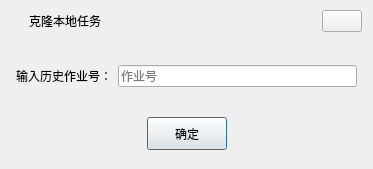
<?xml version="1.0" encoding="UTF-8"?>
<ui version="4.0">
 <class>ParameterCustomClass</class>
 <widget class="QWidget" name="ParameterCustomClass">
  <property name="geometry">
   <rect>
    <x>0</x>
    <y>0</y>
    <width>373</width>
    <height>169</height>
   </rect>
  </property>
  <property name="font">
   <font>
    <family>Arial</family>
   </font>
  </property>
  <property name="windowTitle">
   <string>克隆本地任务</string>
  </property>
  <property name="windowIcon">
   <iconset resource="../../../themes/green/green.qrc">
    <normaloff>:/images/main.ico</normaloff>:/images/main.ico</iconset>
  </property>
  <property name="styleSheet">
   <string notr="true"/>
  </property>
  <layout class="QVBoxLayout" name="verticalLayout_2">
   <property name="spacing">
    <number>0</number>
   </property>
   <property name="leftMargin">
    <number>0</number>
   </property>
   <property name="topMargin">
    <number>0</number>
   </property>
   <property name="rightMargin">
    <number>0</number>
   </property>
   <property name="bottomMargin">
    <number>0</number>
   </property>
   <item>
    <widget class="QWidget" name="widgetMain" native="true">
     <layout class="QVBoxLayout" name="verticalLayout">
      <property name="spacing">
       <number>0</number>
      </property>
      <property name="leftMargin">
       <number>1</number>
      </property>
      <property name="topMargin">
       <number>1</number>
      </property>
      <property name="rightMargin">
       <number>1</number>
      </property>
      <property name="bottomMargin">
       <number>1</number>
      </property>
      <item>
       <widget class="QWidget" name="widgetTitle" native="true">
        <property name="minimumSize">
         <size>
          <width>0</width>
          <height>33</height>
         </size>
        </property>
        <property name="maximumSize">
         <size>
          <width>16777215</width>
          <height>40</height>
         </size>
        </property>
        <layout class="QHBoxLayout" name="horizontalLayout">
         <property name="spacing">
          <number>6</number>
         </property>
         <property name="leftMargin">
          <number>10</number>
         </property>
         <property name="topMargin">
          <number>0</number>
         </property>
         <property name="rightMargin">
          <number>10</number>
         </property>
         <property name="bottomMargin">
          <number>0</number>
         </property>
         <item>
          <widget class="QLabel" name="label_logo">
           <property name="sizePolicy">
            <sizepolicy hsizetype="Fixed" vsizetype="Fixed">
             <horstretch>0</horstretch>
             <verstretch>0</verstretch>
            </sizepolicy>
           </property>
           <property name="minimumSize">
            <size>
             <width>0</width>
             <height>33</height>
            </size>
           </property>
           <property name="text">
            <string/>
           </property>
           <property name="pixmap">
            <pixmap resource="../../../themes/green/green.qrc">:/images/renderbus_icon.png</pixmap>
           </property>
           <property name="scaledContents">
            <bool>false</bool>
           </property>
           <property name="indent">
            <number>-1</number>
           </property>
          </widget>
         </item>
         <item>
          <widget class="QLabel" name="label_2">
           <property name="text">
            <string>克隆本地任务</string>
           </property>
           <property name="indent">
            <number>5</number>
           </property>
          </widget>
         </item>
         <item>
          <spacer name="horizontalSpacer">
           <property name="orientation">
            <enum>Qt::Horizontal</enum>
           </property>
           <property name="sizeHint" stdset="0">
            <size>
             <width>40</width>
             <height>14</height>
            </size>
           </property>
          </spacer>
         </item>
         <item>
          <widget class="QPushButton" name="btnClose">
           <property name="focusPolicy">
            <enum>Qt::NoFocus</enum>
           </property>
           <property name="toolTip">
            <string>关闭</string>
           </property>
           <property name="text">
            <string/>
           </property>
          </widget>
         </item>
        </layout>
       </widget>
      </item>
      <item>
       <widget class="QWidget" name="widgetBody" native="true">
        <layout class="QVBoxLayout" name="widgetBody1">
         <property name="leftMargin">
          <number>9</number>
         </property>
         <property name="topMargin">
          <number>9</number>
         </property>
         <property name="rightMargin">
          <number>9</number>
         </property>
         <property name="bottomMargin">
          <number>9</number>
         </property>
         <item>
          <widget class="QWidget" name="widget" native="true">
           <layout class="QHBoxLayout" name="horizontalLayout_6">
            <property name="leftMargin">
             <number>6</number>
            </property>
            <property name="topMargin">
             <number>6</number>
            </property>
            <property name="rightMargin">
             <number>6</number>
            </property>
            <property name="bottomMargin">
             <number>6</number>
            </property>
            <item>
             <widget class="QLabel" name="label">
              <property name="text">
               <string>输入历史作业号：</string>
              </property>
             </widget>
            </item>
            <item>
             <widget class="QLineEdit" name="lineEdit">
              <property name="inputMask">
               <string/>
              </property>
              <property name="text">
               <string notr="true"/>
              </property>
              <property name="maxLength">
               <number>20</number>
              </property>
              <property name="placeholderText">
               <string>作业号</string>
              </property>
             </widget>
            </item>
           </layout>
          </widget>
         </item>
         <item>
          <widget class="QWidget" name="widget_ok" native="true">
           <layout class="QHBoxLayout" name="horizontalLayout_3">
            <property name="leftMargin">
             <number>9</number>
            </property>
            <property name="rightMargin">
             <number>9</number>
            </property>
            <item>
             <spacer name="horizontalSpacer_2">
              <property name="orientation">
               <enum>Qt::Horizontal</enum>
              </property>
              <property name="sizeType">
               <enum>QSizePolicy::Expanding</enum>
              </property>
              <property name="sizeHint" stdset="0">
               <size>
                <width>40</width>
                <height>20</height>
               </size>
              </property>
             </spacer>
            </item>
            <item>
             <widget class="QPushButton" name="btnOk">
              <property name="sizePolicy">
               <sizepolicy hsizetype="Preferred" vsizetype="Preferred">
                <horstretch>0</horstretch>
                <verstretch>0</verstretch>
               </sizepolicy>
              </property>
              <property name="text">
               <string>确定</string>
              </property>
              <property name="default">
               <bool>true</bool>
              </property>
              <property name="flat">
               <bool>false</bool>
              </property>
             </widget>
            </item>
            <item>
             <spacer name="horizontalSpacer_3">
              <property name="orientation">
               <enum>Qt::Horizontal</enum>
              </property>
              <property name="sizeType">
               <enum>QSizePolicy::Expanding</enum>
              </property>
              <property name="sizeHint" stdset="0">
               <size>
                <width>40</width>
                <height>20</height>
               </size>
              </property>
             </spacer>
            </item>
           </layout>
          </widget>
         </item>
        </layout>
       </widget>
      </item>
     </layout>
    </widget>
   </item>
  </layout>
 </widget>
 <resources>
  <include location="../../../themes/green/green.qrc"/>
 </resources>
 <connections>
  <connection>
   <sender>btnClose</sender>
   <signal>clicked()</signal>
   <receiver>ParameterCustomClass</receiver>
   <slot>close()</slot>
   <hints>
    <hint type="sourcelabel">
     <x>342</x>
     <y>21</y>
    </hint>
    <hint type="destinationlabel">
     <x>458</x>
     <y>21</y>
    </hint>
   </hints>
  </connection>
 </connections>
</ui>
